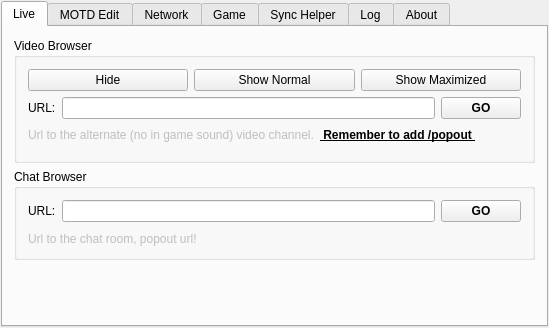
<?xml version="1.0" encoding="UTF-8"?>
<ui version="4.0">
 <class>ServerWindow</class>
 <widget class="QMainWindow" name="ServerWindow">
  <property name="geometry">
   <rect>
    <x>0</x>
    <y>0</y>
    <width>549</width>
    <height>328</height>
   </rect>
  </property>
  <property name="sizePolicy">
   <sizepolicy hsizetype="Expanding" vsizetype="Expanding">
    <horstretch>0</horstretch>
    <verstretch>0</verstretch>
   </sizepolicy>
  </property>
  <property name="windowTitle">
   <string>FragTV Server</string>
  </property>
  <property name="windowIcon">
   <iconset resource="../Icons/gfx.qrc">
    <normaloff>:/mainWindow/Record Red Button.ico</normaloff>:/mainWindow/Record Red Button.ico</iconset>
  </property>
  <widget class="QWidget" name="centralWidget">
   <property name="minimumSize">
    <size>
     <width>10</width>
     <height>10</height>
    </size>
   </property>
   <layout class="QHBoxLayout" name="horizontalLayout_5">
    <property name="spacing">
     <number>6</number>
    </property>
    <property name="leftMargin">
     <number>1</number>
    </property>
    <property name="topMargin">
     <number>1</number>
    </property>
    <property name="rightMargin">
     <number>1</number>
    </property>
    <property name="bottomMargin">
     <number>1</number>
    </property>
    <item>
     <widget class="QTabWidget" name="tabWidget">
      <property name="sizePolicy">
       <sizepolicy hsizetype="MinimumExpanding" vsizetype="MinimumExpanding">
        <horstretch>0</horstretch>
        <verstretch>0</verstretch>
       </sizepolicy>
      </property>
      <property name="tabPosition">
       <enum>QTabWidget::North</enum>
      </property>
      <property name="currentIndex">
       <number>0</number>
      </property>
      <property name="movable">
       <bool>false</bool>
      </property>
      <widget class="QWidget" name="liveTab">
       <attribute name="title">
        <string>Live</string>
       </attribute>
       <layout class="QVBoxLayout" name="verticalLayout_5">
        <item>
         <widget class="QGroupBox" name="browserControlGroup">
          <property name="title">
           <string>Video Browser</string>
          </property>
          <layout class="QVBoxLayout" name="verticalLayout_10">
           <item>
            <layout class="QHBoxLayout" name="browserLayout">
             <item>
              <widget class="QPushButton" name="browserHideButton">
               <property name="enabled">
                <bool>true</bool>
               </property>
               <property name="text">
                <string>Hide</string>
               </property>
              </widget>
             </item>
             <item>
              <widget class="QPushButton" name="browserNormalButton">
               <property name="text">
                <string>Show Normal</string>
               </property>
              </widget>
             </item>
             <item>
              <widget class="QPushButton" name="browserMaximizeButton">
               <property name="text">
                <string>Show Maximized</string>
               </property>
              </widget>
             </item>
            </layout>
           </item>
           <item>
            <layout class="QHBoxLayout" name="urlLayout">
             <item>
              <widget class="QLabel" name="urlLabel">
               <property name="sizePolicy">
                <sizepolicy hsizetype="Fixed" vsizetype="Preferred">
                 <horstretch>0</horstretch>
                 <verstretch>0</verstretch>
                </sizepolicy>
               </property>
               <property name="text">
                <string>URL:</string>
               </property>
              </widget>
             </item>
             <item>
              <widget class="QLineEdit" name="videoBrowserUrlField"/>
             </item>
             <item>
              <widget class="QPushButton" name="videoBrowserUrlGoButton">
               <property name="sizePolicy">
                <sizepolicy hsizetype="Fixed" vsizetype="Fixed">
                 <horstretch>0</horstretch>
                 <verstretch>0</verstretch>
                </sizepolicy>
               </property>
               <property name="baseSize">
                <size>
                 <width>0</width>
                 <height>0</height>
                </size>
               </property>
               <property name="font">
                <font>
                 <weight>75</weight>
                 <bold>true</bold>
                </font>
               </property>
               <property name="text">
                <string>GO</string>
               </property>
              </widget>
             </item>
            </layout>
           </item>
           <item>
            <layout class="QHBoxLayout" name="horizontalLayout_8">
             <property name="bottomMargin">
              <number>4</number>
             </property>
             <item>
              <widget class="QLabel" name="label_2">
               <property name="enabled">
                <bool>false</bool>
               </property>
               <property name="sizePolicy">
                <sizepolicy hsizetype="Maximum" vsizetype="Preferred">
                 <horstretch>0</horstretch>
                 <verstretch>0</verstretch>
                </sizepolicy>
               </property>
               <property name="text">
                <string>Url to the alternate (no in game sound) video channel.</string>
               </property>
              </widget>
             </item>
             <item>
              <widget class="QLabel" name="label_4">
               <property name="sizePolicy">
                <sizepolicy hsizetype="Fixed" vsizetype="Preferred">
                 <horstretch>0</horstretch>
                 <verstretch>0</verstretch>
                </sizepolicy>
               </property>
               <property name="minimumSize">
                <size>
                 <width>157</width>
                 <height>0</height>
                </size>
               </property>
               <property name="font">
                <font>
                 <weight>75</weight>
                 <bold>true</bold>
                 <underline>true</underline>
                </font>
               </property>
               <property name="text">
                <string> Remember to add /popout </string>
               </property>
              </widget>
             </item>
             <item>
              <spacer name="horizontalSpacer_5">
               <property name="orientation">
                <enum>Qt::Horizontal</enum>
               </property>
               <property name="sizeHint" stdset="0">
                <size>
                 <width>40</width>
                 <height>20</height>
                </size>
               </property>
              </spacer>
             </item>
            </layout>
           </item>
          </layout>
         </widget>
        </item>
        <item>
         <widget class="QGroupBox" name="chatBrowserGroup">
          <property name="title">
           <string>Chat Browser</string>
          </property>
          <layout class="QVBoxLayout" name="verticalLayout_12">
           <item>
            <layout class="QHBoxLayout" name="horizontalLayout_7">
             <property name="bottomMargin">
              <number>4</number>
             </property>
             <item>
              <widget class="QLabel" name="label">
               <property name="sizePolicy">
                <sizepolicy hsizetype="Maximum" vsizetype="Preferred">
                 <horstretch>0</horstretch>
                 <verstretch>0</verstretch>
                </sizepolicy>
               </property>
               <property name="text">
                <string>URL:</string>
               </property>
              </widget>
             </item>
             <item>
              <widget class="QLineEdit" name="chatBrowserUrlField"/>
             </item>
             <item>
              <widget class="QPushButton" name="chatBrowserUrlGoButton">
               <property name="font">
                <font>
                 <weight>75</weight>
                 <bold>true</bold>
                </font>
               </property>
               <property name="text">
                <string>GO</string>
               </property>
              </widget>
             </item>
            </layout>
           </item>
           <item>
            <widget class="QLabel" name="chatBrowserLabel">
             <property name="enabled">
              <bool>false</bool>
             </property>
             <property name="text">
              <string>Url to the chat room, popout url!</string>
             </property>
            </widget>
           </item>
          </layout>
         </widget>
        </item>
        <item>
         <spacer name="verticalSpacer_3">
          <property name="orientation">
           <enum>Qt::Vertical</enum>
          </property>
          <property name="sizeHint" stdset="0">
           <size>
            <width>20</width>
            <height>40</height>
           </size>
          </property>
         </spacer>
        </item>
       </layout>
      </widget>
      <widget class="QWidget" name="motdEditTab">
       <attribute name="title">
        <string>MOTD Edit</string>
       </attribute>
       <layout class="QVBoxLayout" name="verticalLayout_13" stretch="0,0,0">
        <item>
         <widget class="QGroupBox" name="htmlEditGroup">
          <property name="title">
           <string>HTML</string>
          </property>
          <layout class="QHBoxLayout" name="horizontalLayout_9">
           <item>
            <widget class="QPlainTextEdit" name="motdHtmlEditField"/>
           </item>
          </layout>
         </widget>
        </item>
        <item>
         <layout class="QHBoxLayout" name="motdEditButtonsLayout">
          <property name="bottomMargin">
           <number>0</number>
          </property>
          <item>
           <widget class="QPushButton" name="htmlPreviewButton">
            <property name="text">
             <string>Preview</string>
            </property>
           </widget>
          </item>
          <item>
           <widget class="QPushButton" name="htmlSaveButton">
            <property name="text">
             <string>Save</string>
            </property>
           </widget>
          </item>
         </layout>
        </item>
        <item>
         <widget class="QGroupBox" name="htmlPreviewGroup">
          <property name="title">
           <string>Preview</string>
          </property>
          <layout class="QVBoxLayout" name="verticalLayout_14">
           <item>
            <widget class="QTextBrowser" name="motdHtmlPreview">
             <property name="html">
              <string>&lt;!DOCTYPE HTML PUBLIC &quot;-//W3C//DTD HTML 4.0//EN&quot; &quot;http://www.w3.org/TR/REC-html40/strict.dtd&quot;&gt;
&lt;html&gt;&lt;head&gt;&lt;meta name=&quot;qrichtext&quot; content=&quot;1&quot; /&gt;&lt;style type=&quot;text/css&quot;&gt;
p, li { white-space: pre-wrap; }
&lt;/style&gt;&lt;/head&gt;&lt;body style=&quot; font-family:'MS Shell Dlg 2'; font-size:8.25pt; font-weight:400; font-style:normal;&quot;&gt;
&lt;p style=&quot;-qt-paragraph-type:empty; margin-top:0px; margin-bottom:0px; margin-left:0px; margin-right:0px; -qt-block-indent:0; text-indent:0px; font-size:8pt;&quot;&gt;&lt;br /&gt;&lt;/p&gt;&lt;/body&gt;&lt;/html&gt;</string>
             </property>
             <property name="openExternalLinks">
              <bool>true</bool>
             </property>
             <property name="openLinks">
              <bool>false</bool>
             </property>
            </widget>
           </item>
          </layout>
         </widget>
        </item>
       </layout>
      </widget>
      <widget class="QWidget" name="networkTab">
       <attribute name="title">
        <string>Network</string>
       </attribute>
       <layout class="QVBoxLayout" name="verticalLayout_7">
        <item>
         <widget class="QGroupBox" name="networkGroup">
          <property name="title">
           <string>Network Settings</string>
          </property>
          <layout class="QVBoxLayout" name="verticalLayout_3">
           <item>
            <layout class="QHBoxLayout" name="horizontalLayout_2">
             <item>
              <widget class="QLabel" name="ipLabel">
               <property name="toolTip">
                <string>IP Address of a network card on this machine (0.0.0.0 binds on all available cards)</string>
               </property>
               <property name="text">
                <string>Local IP:</string>
               </property>
              </widget>
             </item>
             <item>
              <widget class="QLineEdit" name="ipField">
               <property name="sizePolicy">
                <sizepolicy hsizetype="Expanding" vsizetype="Fixed">
                 <horstretch>0</horstretch>
                 <verstretch>0</verstretch>
                </sizepolicy>
               </property>
               <property name="text">
                <string>0.0.0.0</string>
               </property>
              </widget>
             </item>
             <item>
              <widget class="QLabel" name="portLabel">
               <property name="toolTip">
                <string>Port 80 or 443 recommended, these ports are available on most networks</string>
               </property>
               <property name="text">
                <string>Port:</string>
               </property>
              </widget>
             </item>
             <item>
              <widget class="QLineEdit" name="portField">
               <property name="text">
                <string>80</string>
               </property>
              </widget>
             </item>
             <item>
              <widget class="QLabel" name="label_11">
               <property name="text">
                <string>Threads:</string>
               </property>
              </widget>
             </item>
             <item>
              <widget class="QSpinBox" name="threadsSpin">
               <property name="toolTip">
                <string>Default: 3</string>
               </property>
               <property name="minimum">
                <number>1</number>
               </property>
               <property name="value">
                <number>3</number>
               </property>
              </widget>
             </item>
            </layout>
           </item>
           <item>
            <layout class="QHBoxLayout" name="horizontalLayout_6">
             <property name="bottomMargin">
              <number>4</number>
             </property>
             <item>
              <widget class="QPushButton" name="listenButton">
               <property name="text">
                <string>Listen</string>
               </property>
              </widget>
             </item>
             <item>
              <widget class="QPushButton" name="disconnectButton">
               <property name="enabled">
                <bool>false</bool>
               </property>
               <property name="text">
                <string>Disconnect</string>
               </property>
              </widget>
             </item>
             <item>
              <widget class="QCheckBox" name="listenOnStartupCheck">
               <property name="sizePolicy">
                <sizepolicy hsizetype="Maximum" vsizetype="Fixed">
                 <horstretch>0</horstretch>
                 <verstretch>0</verstretch>
                </sizepolicy>
               </property>
               <property name="text">
                <string>Listen on startup</string>
               </property>
              </widget>
             </item>
            </layout>
           </item>
           <item>
            <widget class="QLabel" name="label_8">
             <property name="text">
              <string>&lt;html&gt;&lt;head/&gt;&lt;body&gt;&lt;p&gt;&lt;a href=&quot;http://portforward.com/guides.htm&quot;&gt;&lt;span style=&quot; text-decoration: underline; color:#0000ff;&quot;&gt;http://portforward.com/guides.htm&lt;/span&gt;&lt;/a&gt;&lt;/p&gt;&lt;/body&gt;&lt;/html&gt;</string>
             </property>
             <property name="openExternalLinks">
              <bool>true</bool>
             </property>
             <property name="textInteractionFlags">
              <set>Qt::LinksAccessibleByMouse</set>
             </property>
            </widget>
           </item>
          </layout>
         </widget>
        </item>
        <item>
         <widget class="QGroupBox" name="bandwidthManagementGroup">
          <property name="title">
           <string>Bandwidth Management</string>
          </property>
          <layout class="QVBoxLayout" name="verticalLayout_9">
           <item>
            <layout class="QHBoxLayout" name="horizontalLayout_3">
             <property name="bottomMargin">
              <number>4</number>
             </property>
             <item>
              <widget class="QLabel" name="maxClientsLabel">
               <property name="sizePolicy">
                <sizepolicy hsizetype="Fixed" vsizetype="Preferred">
                 <horstretch>0</horstretch>
                 <verstretch>0</verstretch>
                </sizepolicy>
               </property>
               <property name="text">
                <string>Maximum clients:</string>
               </property>
              </widget>
             </item>
             <item>
              <widget class="QSpinBox" name="maxClientsSpin">
               <property name="readOnly">
                <bool>false</bool>
               </property>
               <property name="buttonSymbols">
                <enum>QAbstractSpinBox::UpDownArrows</enum>
               </property>
               <property name="maximum">
                <number>99999</number>
               </property>
               <property name="singleStep">
                <number>100</number>
               </property>
               <property name="value">
                <number>2000</number>
               </property>
              </widget>
             </item>
             <item>
              <widget class="QLabel" name="connectedClientsLabel">
               <property name="sizePolicy">
                <sizepolicy hsizetype="Maximum" vsizetype="Preferred">
                 <horstretch>0</horstretch>
                 <verstretch>0</verstretch>
                </sizepolicy>
               </property>
               <property name="text">
                <string>Currently connected clients:</string>
               </property>
              </widget>
             </item>
             <item>
              <widget class="QSpinBox" name="connectedClientsSpin">
               <property name="readOnly">
                <bool>true</bool>
               </property>
               <property name="buttonSymbols">
                <enum>QAbstractSpinBox::NoButtons</enum>
               </property>
               <property name="maximum">
                <number>99999</number>
               </property>
              </widget>
             </item>
             <item>
              <spacer name="horizontalSpacer_4">
               <property name="orientation">
                <enum>Qt::Horizontal</enum>
               </property>
               <property name="sizeHint" stdset="0">
                <size>
                 <width>40</width>
                 <height>20</height>
                </size>
               </property>
              </spacer>
             </item>
            </layout>
           </item>
           <item>
            <layout class="QHBoxLayout" name="horizontalLayout_10">
             <item>
              <widget class="QLabel" name="label_3">
               <property name="text">
                <string>Limit connections per IP:</string>
               </property>
              </widget>
             </item>
             <item>
              <widget class="QSpinBox" name="limitConnectionsSpin">
               <property name="minimum">
                <number>1</number>
               </property>
               <property name="maximum">
                <number>9999999</number>
               </property>
              </widget>
             </item>
             <item>
              <widget class="QLabel" name="label_9">
               <property name="text">
                <string>Throttle new connections:</string>
               </property>
              </widget>
             </item>
             <item>
              <widget class="QSpinBox" name="throttleConnectionsSpin">
               <property name="maximum">
                <number>20</number>
               </property>
               <property name="value">
                <number>10</number>
               </property>
              </widget>
             </item>
             <item>
              <spacer name="horizontalSpacer_3">
               <property name="orientation">
                <enum>Qt::Horizontal</enum>
               </property>
               <property name="sizeHint" stdset="0">
                <size>
                 <width>40</width>
                 <height>20</height>
                </size>
               </property>
              </spacer>
             </item>
            </layout>
           </item>
          </layout>
         </widget>
        </item>
        <item>
         <spacer name="verticalSpacer_2">
          <property name="orientation">
           <enum>Qt::Vertical</enum>
          </property>
          <property name="sizeHint" stdset="0">
           <size>
            <width>20</width>
            <height>40</height>
           </size>
          </property>
         </spacer>
        </item>
        <item>
         <layout class="QHBoxLayout" name="networkFooterLayout">
          <item>
           <widget class="QLabel" name="networkStatusLabel">
            <property name="text">
             <string>Network Status:</string>
            </property>
           </widget>
          </item>
          <item>
           <widget class="QLineEdit" name="networkStatusField">
            <property name="readOnly">
             <bool>true</bool>
            </property>
           </widget>
          </item>
         </layout>
        </item>
       </layout>
      </widget>
      <widget class="QWidget" name="gameTab">
       <attribute name="title">
        <string>Game</string>
       </attribute>
       <layout class="QVBoxLayout" name="verticalLayout">
        <item>
         <widget class="QGroupBox" name="gameGroup">
          <property name="sizePolicy">
           <sizepolicy hsizetype="Minimum" vsizetype="Preferred">
            <horstretch>0</horstretch>
            <verstretch>0</verstretch>
           </sizepolicy>
          </property>
          <property name="title">
           <string>Demo Path</string>
          </property>
          <layout class="QVBoxLayout" name="verticalLayout_2">
           <item>
            <layout class="QHBoxLayout" name="demoPathLayout">
             <item>
              <widget class="QLineEdit" name="demoPathField"/>
             </item>
            </layout>
           </item>
           <item>
            <widget class="QPushButton" name="demoPathBrowseButton">
             <property name="text">
              <string>Browse</string>
             </property>
            </widget>
           </item>
          </layout>
         </widget>
        </item>
        <item>
         <widget class="QGroupBox" name="groupBox">
          <property name="title">
           <string>Scanner</string>
          </property>
          <layout class="QVBoxLayout" name="verticalLayout_8">
           <item>
            <layout class="QHBoxLayout" name="horizontalLayout_4">
             <property name="sizeConstraint">
              <enum>QLayout::SetMinimumSize</enum>
             </property>
             <property name="topMargin">
              <number>0</number>
             </property>
             <item>
              <widget class="QPushButton" name="scannerStartButton">
               <property name="sizePolicy">
                <sizepolicy hsizetype="Maximum" vsizetype="Fixed">
                 <horstretch>0</horstretch>
                 <verstretch>0</verstretch>
                </sizepolicy>
               </property>
               <property name="text">
                <string>Start Scanner</string>
               </property>
              </widget>
             </item>
             <item>
              <widget class="QPushButton" name="scannerStopButton">
               <property name="enabled">
                <bool>false</bool>
               </property>
               <property name="text">
                <string>Stop Scanner</string>
               </property>
              </widget>
             </item>
             <item>
              <widget class="QCheckBox" name="demoStartupScanCheck">
               <property name="sizePolicy">
                <sizepolicy hsizetype="Maximum" vsizetype="Fixed">
                 <horstretch>0</horstretch>
                 <verstretch>0</verstretch>
                </sizepolicy>
               </property>
               <property name="text">
                <string>Scan on startup</string>
               </property>
              </widget>
             </item>
             <item>
              <widget class="QCheckBox" name="demoScannerDebugCheck">
               <property name="text">
                <string>Debug output</string>
               </property>
               <property name="checked">
                <bool>true</bool>
               </property>
              </widget>
             </item>
             <item>
              <spacer name="horizontalSpacer">
               <property name="orientation">
                <enum>Qt::Horizontal</enum>
               </property>
               <property name="sizeHint" stdset="0">
                <size>
                 <width>40</width>
                 <height>20</height>
                </size>
               </property>
              </spacer>
             </item>
            </layout>
           </item>
          </layout>
         </widget>
        </item>
        <item>
         <widget class="QGroupBox" name="groupBox_2">
          <property name="title">
           <string>Delay</string>
          </property>
          <layout class="QVBoxLayout" name="verticalLayout_16">
           <item>
            <layout class="QHBoxLayout" name="horizontalLayout_11">
             <item>
              <widget class="QCheckBox" name="delayGameDataCheck">
               <property name="text">
                <string>Delay game data:</string>
               </property>
              </widget>
             </item>
             <item>
              <widget class="QSpinBox" name="delayGameDataSpin">
               <property name="maximum">
                <number>99999</number>
               </property>
               <property name="singleStep">
                <number>1000</number>
               </property>
              </widget>
             </item>
             <item>
              <widget class="QLabel" name="label_15">
               <property name="text">
                <string>ms</string>
               </property>
              </widget>
             </item>
             <item>
              <widget class="QLabel" name="label_17">
               <property name="enabled">
                <bool>false</bool>
               </property>
               <property name="text">
                <string>(Restart required)</string>
               </property>
              </widget>
             </item>
             <item>
              <spacer name="horizontalSpacer_6">
               <property name="orientation">
                <enum>Qt::Horizontal</enum>
               </property>
               <property name="sizeHint" stdset="0">
                <size>
                 <width>40</width>
                 <height>20</height>
                </size>
               </property>
              </spacer>
             </item>
            </layout>
           </item>
           <item>
            <widget class="QLabel" name="label_16">
             <property name="enabled">
              <bool>false</bool>
             </property>
             <property name="text">
              <string>Warning: You should leave atleast 5 seconds margin between the twitch delay and this delay, or else spectators will run out of data and crash..</string>
             </property>
             <property name="wordWrap">
              <bool>true</bool>
             </property>
            </widget>
           </item>
          </layout>
         </widget>
        </item>
        <item>
         <spacer name="verticalSpacer">
          <property name="orientation">
           <enum>Qt::Vertical</enum>
          </property>
          <property name="sizeHint" stdset="0">
           <size>
            <width>20</width>
            <height>40</height>
           </size>
          </property>
         </spacer>
        </item>
        <item>
         <layout class="QHBoxLayout" name="demoStatusLayout">
          <item>
           <widget class="QLabel" name="label_10">
            <property name="text">
             <string>Scanner Status:</string>
            </property>
           </widget>
          </item>
          <item>
           <widget class="QLineEdit" name="demoStatusField">
            <property name="readOnly">
             <bool>true</bool>
            </property>
           </widget>
          </item>
         </layout>
        </item>
       </layout>
      </widget>
      <widget class="QWidget" name="syncTab">
       <attribute name="title">
        <string>Sync Helper</string>
       </attribute>
       <layout class="QVBoxLayout" name="verticalLayout_4">
        <item>
         <widget class="QGroupBox" name="groupBox_7">
          <property name="title">
           <string>Sync Helper Window</string>
          </property>
          <layout class="QVBoxLayout" name="verticalLayout_11">
           <item>
            <layout class="QHBoxLayout" name="horizontalLayout">
             <property name="sizeConstraint">
              <enum>QLayout::SetMaximumSize</enum>
             </property>
             <item>
              <widget class="QPushButton" name="syncShow">
               <property name="text">
                <string>Show</string>
               </property>
              </widget>
             </item>
             <item>
              <widget class="QPushButton" name="syncClose">
               <property name="text">
                <string>Close</string>
               </property>
              </widget>
             </item>
             <item>
              <widget class="QCheckBox" name="syncShowOnStartup">
               <property name="text">
                <string>Show on startup</string>
               </property>
              </widget>
             </item>
            </layout>
           </item>
           <item>
            <layout class="QHBoxLayout" name="horizontalLayout_12">
             <item>
              <widget class="QCheckBox" name="syncAlwaysOnTop">
               <property name="text">
                <string>Always on top</string>
               </property>
               <property name="checked">
                <bool>false</bool>
               </property>
              </widget>
             </item>
             <item>
              <widget class="QCheckBox" name="syncLocked">
               <property name="text">
                <string>Locked</string>
               </property>
              </widget>
             </item>
             <item>
              <widget class="QSpinBox" name="syncScale">
               <property name="maximum">
                <number>9999</number>
               </property>
               <property name="singleStep">
                <number>10</number>
               </property>
               <property name="value">
                <number>100</number>
               </property>
              </widget>
             </item>
             <item>
              <widget class="QLabel" name="label_6">
               <property name="text">
                <string>Scale</string>
               </property>
              </widget>
             </item>
             <item>
              <spacer name="horizontalSpacer_2">
               <property name="orientation">
                <enum>Qt::Horizontal</enum>
               </property>
               <property name="sizeHint" stdset="0">
                <size>
                 <width>40</width>
                 <height>20</height>
                </size>
               </property>
              </spacer>
             </item>
            </layout>
           </item>
          </layout>
         </widget>
        </item>
        <item>
         <spacer name="verticalSpacer_4">
          <property name="orientation">
           <enum>Qt::Vertical</enum>
          </property>
          <property name="sizeHint" stdset="0">
           <size>
            <width>20</width>
            <height>40</height>
           </size>
          </property>
         </spacer>
        </item>
       </layout>
      </widget>
      <widget class="QWidget" name="dubugTab">
       <attribute name="title">
        <string>Log</string>
       </attribute>
       <layout class="QVBoxLayout" name="verticalLayout_6">
        <item>
         <widget class="QPlainTextEdit" name="debugEdit">
          <property name="palette">
           <palette>
            <active>
             <colorrole role="Text">
              <brush brushstyle="SolidPattern">
               <color alpha="255">
                <red>170</red>
                <green>255</green>
                <blue>0</blue>
               </color>
              </brush>
             </colorrole>
             <colorrole role="Base">
              <brush brushstyle="SolidPattern">
               <color alpha="255">
                <red>0</red>
                <green>0</green>
                <blue>0</blue>
               </color>
              </brush>
             </colorrole>
             <colorrole role="Window">
              <brush brushstyle="SolidPattern">
               <color alpha="255">
                <red>0</red>
                <green>0</green>
                <blue>0</blue>
               </color>
              </brush>
             </colorrole>
             <colorrole role="NoRole">
              <brush brushstyle="SolidPattern">
               <color alpha="255">
                <red>0</red>
                <green>0</green>
                <blue>0</blue>
               </color>
              </brush>
             </colorrole>
            </active>
            <inactive>
             <colorrole role="Text">
              <brush brushstyle="SolidPattern">
               <color alpha="255">
                <red>170</red>
                <green>255</green>
                <blue>0</blue>
               </color>
              </brush>
             </colorrole>
             <colorrole role="Base">
              <brush brushstyle="SolidPattern">
               <color alpha="255">
                <red>0</red>
                <green>0</green>
                <blue>0</blue>
               </color>
              </brush>
             </colorrole>
             <colorrole role="Window">
              <brush brushstyle="SolidPattern">
               <color alpha="255">
                <red>0</red>
                <green>0</green>
                <blue>0</blue>
               </color>
              </brush>
             </colorrole>
             <colorrole role="NoRole">
              <brush brushstyle="SolidPattern">
               <color alpha="255">
                <red>0</red>
                <green>0</green>
                <blue>0</blue>
               </color>
              </brush>
             </colorrole>
            </inactive>
            <disabled>
             <colorrole role="Text">
              <brush brushstyle="SolidPattern">
               <color alpha="255">
                <red>120</red>
                <green>120</green>
                <blue>120</blue>
               </color>
              </brush>
             </colorrole>
             <colorrole role="Base">
              <brush brushstyle="SolidPattern">
               <color alpha="255">
                <red>0</red>
                <green>0</green>
                <blue>0</blue>
               </color>
              </brush>
             </colorrole>
             <colorrole role="Window">
              <brush brushstyle="SolidPattern">
               <color alpha="255">
                <red>0</red>
                <green>0</green>
                <blue>0</blue>
               </color>
              </brush>
             </colorrole>
             <colorrole role="NoRole">
              <brush brushstyle="SolidPattern">
               <color alpha="255">
                <red>0</red>
                <green>0</green>
                <blue>0</blue>
               </color>
              </brush>
             </colorrole>
            </disabled>
           </palette>
          </property>
          <property name="readOnly">
           <bool>true</bool>
          </property>
          <property name="plainText">
           <string/>
          </property>
          <property name="maximumBlockCount">
           <number>1000</number>
          </property>
         </widget>
        </item>
       </layout>
      </widget>
      <widget class="QWidget" name="aboutTab">
       <attribute name="icon">
        <iconset resource="../Icons/gfx.qrc">
         <normaloff>:/mainWindow/Donate.ico</normaloff>:/mainWindow/Donate.ico</iconset>
       </attribute>
       <attribute name="title">
        <string>About</string>
       </attribute>
       <layout class="QGridLayout" name="gridLayout">
        <item row="0" column="0">
         <spacer name="verticalSpacer_6">
          <property name="orientation">
           <enum>Qt::Vertical</enum>
          </property>
          <property name="sizeHint" stdset="0">
           <size>
            <width>20</width>
            <height>40</height>
           </size>
          </property>
         </spacer>
        </item>
        <item row="18" column="0">
         <spacer name="verticalSpacer_5">
          <property name="orientation">
           <enum>Qt::Vertical</enum>
          </property>
          <property name="sizeHint" stdset="0">
           <size>
            <width>20</width>
            <height>40</height>
           </size>
          </property>
         </spacer>
        </item>
        <item row="9" column="0" alignment="Qt::AlignHCenter">
         <widget class="Line" name="aboutLine">
          <property name="sizePolicy">
           <sizepolicy hsizetype="Fixed" vsizetype="Fixed">
            <horstretch>0</horstretch>
            <verstretch>0</verstretch>
           </sizepolicy>
          </property>
          <property name="minimumSize">
           <size>
            <width>70</width>
            <height>0</height>
           </size>
          </property>
          <property name="orientation">
           <enum>Qt::Horizontal</enum>
          </property>
         </widget>
        </item>
        <item row="4" column="0">
         <layout class="QVBoxLayout" name="verticalLayout_15">
          <property name="spacing">
           <number>0</number>
          </property>
          <property name="sizeConstraint">
           <enum>QLayout::SetMinimumSize</enum>
          </property>
          <item alignment="Qt::AlignHCenter">
           <widget class="QLabel" name="versionLabel">
            <property name="font">
             <font>
              <pointsize>10</pointsize>
              <weight>75</weight>
              <bold>true</bold>
             </font>
            </property>
            <property name="text">
             <string>FragTV Server</string>
            </property>
           </widget>
          </item>
          <item alignment="Qt::AlignHCenter">
           <widget class="QLabel" name="label_5">
            <property name="text">
             <string>BY MOS-6581</string>
            </property>
           </widget>
          </item>
         </layout>
        </item>
        <item row="6" column="0">
         <spacer name="verticalSpacer_8">
          <property name="orientation">
           <enum>Qt::Vertical</enum>
          </property>
          <property name="sizeType">
           <enum>QSizePolicy::Fixed</enum>
          </property>
          <property name="sizeHint" stdset="0">
           <size>
            <width>20</width>
            <height>5</height>
           </size>
          </property>
         </spacer>
        </item>
        <item row="16" column="0">
         <spacer name="verticalSpacer_7">
          <property name="orientation">
           <enum>Qt::Vertical</enum>
          </property>
          <property name="sizeType">
           <enum>QSizePolicy::Fixed</enum>
          </property>
          <property name="sizeHint" stdset="0">
           <size>
            <width>20</width>
            <height>5</height>
           </size>
          </property>
         </spacer>
        </item>
        <item row="11" column="0" alignment="Qt::AlignHCenter">
         <widget class="QLabel" name="label_7">
          <property name="text">
           <string>&lt;html&gt;&lt;head/&gt;&lt;body&gt;&lt;p&gt;Icons by &lt;a href=&quot;http://sekkyumu.deviantart.com/art/Developpers-Icons-63052312&quot;&gt;&lt;span style=&quot; text-decoration: underline; color:#0000ff;&quot;&gt;Sekkyumu&lt;/span&gt;&lt;/a&gt;&lt;/p&gt;&lt;/body&gt;&lt;/html&gt;</string>
          </property>
          <property name="openExternalLinks">
           <bool>true</bool>
          </property>
         </widget>
        </item>
        <item row="12" column="0" alignment="Qt::AlignHCenter">
         <widget class="QLabel" name="label_12">
          <property name="text">
           <string>Thanks to ScreaM</string>
          </property>
         </widget>
        </item>
        <item row="17" column="0" alignment="Qt::AlignHCenter|Qt::AlignVCenter">
         <widget class="QLabel" name="label_14">
          <property name="text">
           <string>&lt;html&gt;&lt;head/&gt;&lt;body&gt;&lt;p&gt;&lt;a href=&quot;https://www.paypal.com/cgi-bin/webscr?cmd=_s-xclick&amp;amp;hosted_button_id=GWPHPMS99FEC4&quot;&gt;&lt;img src=&quot;:/mainWindow/paypal.gif&quot;/&gt;&lt;/a&gt;&lt;/p&gt;&lt;/body&gt;&lt;/html&gt;</string>
          </property>
          <property name="openExternalLinks">
           <bool>true</bool>
          </property>
         </widget>
        </item>
        <item row="15" column="0" alignment="Qt::AlignHCenter">
         <widget class="Line" name="aboutLine_3">
          <property name="sizePolicy">
           <sizepolicy hsizetype="Fixed" vsizetype="Fixed">
            <horstretch>0</horstretch>
            <verstretch>0</verstretch>
           </sizepolicy>
          </property>
          <property name="minimumSize">
           <size>
            <width>70</width>
            <height>0</height>
           </size>
          </property>
          <property name="orientation">
           <enum>Qt::Horizontal</enum>
          </property>
         </widget>
        </item>
        <item row="10" column="0" alignment="Qt::AlignHCenter">
         <widget class="QLabel" name="label_13">
          <property name="text">
           <string>&lt;html&gt;&lt;head/&gt;&lt;body&gt;&lt;p&gt;&lt;a href=&quot;http://sourceforge.net/p/fragtv&quot;&gt;&lt;span style=&quot; text-decoration: underline; color:#0000ff;&quot;&gt;Homepage&lt;/span&gt;&lt;/a&gt;&lt;/p&gt;&lt;/body&gt;&lt;/html&gt;</string>
          </property>
          <property name="openExternalLinks">
           <bool>true</bool>
          </property>
         </widget>
        </item>
       </layout>
      </widget>
     </widget>
    </item>
   </layout>
  </widget>
 </widget>
 <layoutdefault spacing="6" margin="11"/>
 <resources>
  <include location="../Icons/gfx.qrc"/>
 </resources>
 <connections/>
</ui>
